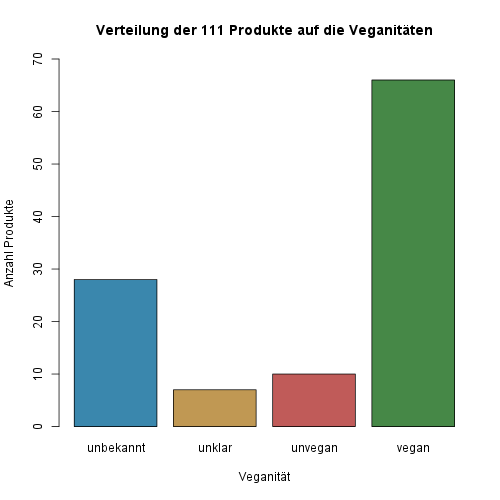

Write the R code that produced this figure.
data  <- read.table("./products.dat", header=T, sep="|")
counts <- data$Quantity
png(filename="./products.png", height=500, width=500, bg="white")
# http://stackoverflow.com/questions/7201341/how-can-2-strings-be-concatenated-in-r
desc = paste("Verteilung der", sum(counts), "Produkte auf die Veganitäten", sep = " ")
barplot(counts, main=desc, ylim=c(0, round_up(max(counts))), names.arg=(data$Veganity),
#		col=c("#468847", "#c05b59", "#c09853", "#3a87ad"))
		col=c("#3a87ad", "#c09853", "#c05b59", "#468847"))
title(xlab="Veganität")
title(ylab="Anzahl Produkte")
